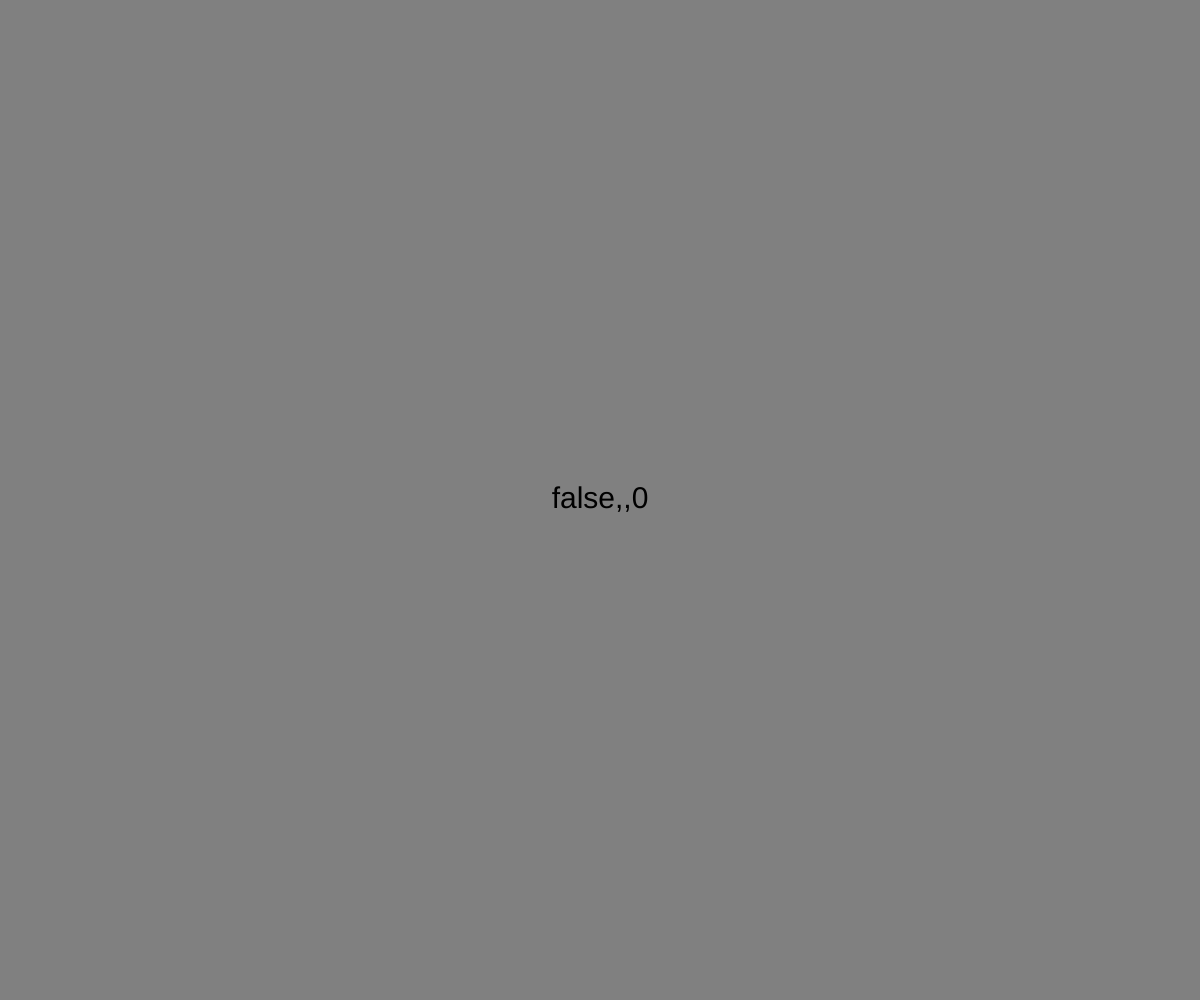
Frame 1 (no input)
Frame 60 (no input): identical to frame 1, image omitted
Frame 120 (the mouse pressed at the canvas centre since frame 60): identical to frame 1, image omitted

The p5.js sketch that drew this single still picture (run headless with seeded random() and noise() and a simulated clock; from frame 60 on, the mouse is pressed at the canvas centre):

// p5.js sketch
// ── sketch.js
// Text and Events
// Arman Asryan
// Feb 9,2026

// Global variable Section
let textShade = 255;
let textScale = 40
let bgcolor = "grey"

function setup() {
  createCanvas(windowWidth, windowHeight);
}

function displayMouse(){
  //This function will report some system variables related to mouse onto the screen via text()
  //Good for mouseHELD events
  
  //try using mouseIsPressed  to change size
  // if(mouseIsPressed){
  //   textScale = int(random(10,110));
  // }
  
  textSize(textScale);
  fill(textShade);
  text(mouseX + "," + mouseY + "," + mouseIsPressed,
    mouseX,mouseY);
}

function mousePressed(){
  //this is a p5 function
  //automatically called exactly once per MousePressed(on down action)
  textShade = int(random(0,255))
}

function displayKeyboard(){
  //we'll use this functon to inspect some of p5's keyboard capabilities
  //KeyIsPressed -> is a keyboard button pressed?
  //key          -> last pressed key(non-coded)
  //keyCode      -> last pressed coded key
  if(keyIsPressed){
    //chech which key was pressed
    if(key === " "){
      bgcolor = color(random(255),random(255),random(255))
    }
  }

  textSize(30)
  textAlign(CENTER,CENTER)
  let t = keyIsPressed + "," + key + "," + keyCode
  text(t,width/2,height/2)
}

function keyPressed(){
  //called automatically ONCE per keydown event
  if(keyCode === 65){
    bgcolor = color(random(255),random(255),random(255))
  }
}

function draw() {
  //goal:keep draw() tidy!
  background(bgcolor);
  //displayMouse()
  displayKeyboard()
}
